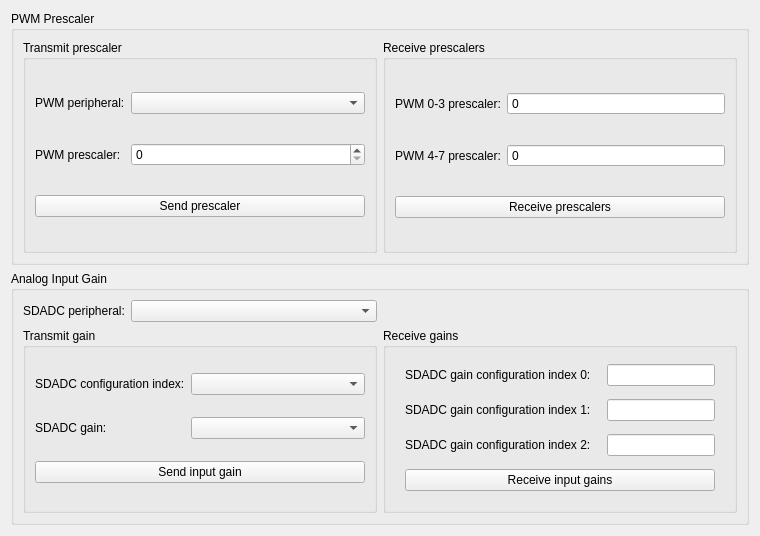
<?xml version="1.0" encoding="UTF-8"?>
<ui version="4.0">
 <class>STM32Window</class>
 <widget class="QWidget" name="STM32Window">
  <property name="geometry">
   <rect>
    <x>0</x>
    <y>0</y>
    <width>760</width>
    <height>536</height>
   </rect>
  </property>
  <property name="windowTitle">
   <string>STM32</string>
  </property>
  <property name="windowIcon">
   <iconset resource="../../../../resources/icons/buttons/buttonicons.qrc">
    <normaloff>:/icons/buttons/computer_edit.png</normaloff>:/icons/buttons/computer_edit.png</iconset>
  </property>
  <layout class="QGridLayout" name="gridLayout">
   <item row="1" column="0">
    <widget class="QGroupBox" name="groupBox_2">
     <property name="title">
      <string>Analog Input Gain</string>
     </property>
     <layout class="QGridLayout" name="gridLayout_4">
      <item row="0" column="1">
       <layout class="QHBoxLayout" name="horizontalLayout_2">
        <item>
         <widget class="QLabel" name="label_9">
          <property name="sizePolicy">
           <sizepolicy hsizetype="Fixed" vsizetype="Preferred">
            <horstretch>0</horstretch>
            <verstretch>0</verstretch>
           </sizepolicy>
          </property>
          <property name="text">
           <string>SDADC peripheral:</string>
          </property>
         </widget>
        </item>
        <item>
         <widget class="QComboBox" name="sdadcPeripheralComboBox">
          <property name="sizePolicy">
           <sizepolicy hsizetype="Preferred" vsizetype="Fixed">
            <horstretch>0</horstretch>
            <verstretch>0</verstretch>
           </sizepolicy>
          </property>
         </widget>
        </item>
       </layout>
      </item>
      <item row="1" column="1">
       <widget class="QGroupBox" name="groupBox_3">
        <property name="title">
         <string>Transmit gain</string>
        </property>
        <layout class="QGridLayout" name="gridLayout_3">
         <item row="0" column="1">
          <widget class="QComboBox" name="sdadcConfigurationIndexComboBox"/>
         </item>
         <item row="2" column="1">
          <widget class="QComboBox" name="sdadcGainComboBox"/>
         </item>
         <item row="2" column="0">
          <widget class="QLabel" name="label_11">
           <property name="text">
            <string>SDADC gain:</string>
           </property>
          </widget>
         </item>
         <item row="0" column="0">
          <widget class="QLabel" name="label_10">
           <property name="sizePolicy">
            <sizepolicy hsizetype="Fixed" vsizetype="Preferred">
             <horstretch>0</horstretch>
             <verstretch>0</verstretch>
            </sizepolicy>
           </property>
           <property name="text">
            <string>SDADC configuration index:</string>
           </property>
          </widget>
         </item>
         <item row="3" column="0" colspan="2">
          <widget class="QPushButton" name="sendInputGainPushButton">
           <property name="text">
            <string>Send input gain</string>
           </property>
          </widget>
         </item>
        </layout>
       </widget>
      </item>
      <item row="1" column="2">
       <widget class="QGroupBox" name="groupBox_4">
        <property name="sizePolicy">
         <sizepolicy hsizetype="Preferred" vsizetype="Preferred">
          <horstretch>0</horstretch>
          <verstretch>0</verstretch>
         </sizepolicy>
        </property>
        <property name="title">
         <string>Receive gains</string>
        </property>
        <layout class="QGridLayout" name="gridLayout_5">
         <item row="0" column="1">
          <widget class="QLineEdit" name="sdadcGainConfigurationIndex0LineEdit">
           <property name="sizePolicy">
            <sizepolicy hsizetype="Fixed" vsizetype="Fixed">
             <horstretch>0</horstretch>
             <verstretch>0</verstretch>
            </sizepolicy>
           </property>
           <property name="readOnly">
            <bool>true</bool>
           </property>
          </widget>
         </item>
         <item row="2" column="0">
          <widget class="QLabel" name="label_19">
           <property name="sizePolicy">
            <sizepolicy hsizetype="Fixed" vsizetype="Preferred">
             <horstretch>0</horstretch>
             <verstretch>0</verstretch>
            </sizepolicy>
           </property>
           <property name="text">
            <string>SDADC gain configuration index 2:</string>
           </property>
          </widget>
         </item>
         <item row="0" column="0">
          <widget class="QLabel" name="label_12">
           <property name="sizePolicy">
            <sizepolicy hsizetype="Fixed" vsizetype="Preferred">
             <horstretch>0</horstretch>
             <verstretch>0</verstretch>
            </sizepolicy>
           </property>
           <property name="text">
            <string>SDADC gain configuration index 0:</string>
           </property>
          </widget>
         </item>
         <item row="1" column="1">
          <widget class="QLineEdit" name="sdadcGainConfigurationIndex1LineEdit">
           <property name="sizePolicy">
            <sizepolicy hsizetype="Fixed" vsizetype="Fixed">
             <horstretch>0</horstretch>
             <verstretch>0</verstretch>
            </sizepolicy>
           </property>
           <property name="readOnly">
            <bool>true</bool>
           </property>
          </widget>
         </item>
         <item row="1" column="0">
          <widget class="QLabel" name="label_13">
           <property name="sizePolicy">
            <sizepolicy hsizetype="Fixed" vsizetype="Preferred">
             <horstretch>0</horstretch>
             <verstretch>0</verstretch>
            </sizepolicy>
           </property>
           <property name="text">
            <string>SDADC gain configuration index 1:</string>
           </property>
          </widget>
         </item>
         <item row="2" column="1">
          <widget class="QLineEdit" name="sdadcGainConfigurationIndex2LineEdit">
           <property name="sizePolicy">
            <sizepolicy hsizetype="Fixed" vsizetype="Fixed">
             <horstretch>0</horstretch>
             <verstretch>0</verstretch>
            </sizepolicy>
           </property>
           <property name="readOnly">
            <bool>true</bool>
           </property>
          </widget>
         </item>
         <item row="3" column="0" colspan="2">
          <widget class="QPushButton" name="receiveInputGainsPushButton">
           <property name="text">
            <string>Receive input gains</string>
           </property>
          </widget>
         </item>
        </layout>
       </widget>
      </item>
     </layout>
    </widget>
   </item>
   <item row="0" column="0">
    <widget class="QGroupBox" name="groupBox">
     <property name="title">
      <string>PWM Prescaler</string>
     </property>
     <layout class="QGridLayout" name="gridLayout_7">
      <item row="0" column="0">
       <widget class="QGroupBox" name="groupBox_5">
        <property name="title">
         <string>Transmit prescaler</string>
        </property>
        <layout class="QGridLayout" name="gridLayout_2">
         <item row="1" column="0">
          <widget class="QLabel" name="pwmPrescalerLabel">
           <property name="sizePolicy">
            <sizepolicy hsizetype="Fixed" vsizetype="Preferred">
             <horstretch>0</horstretch>
             <verstretch>0</verstretch>
            </sizepolicy>
           </property>
           <property name="text">
            <string>PWM prescaler:</string>
           </property>
          </widget>
         </item>
         <item row="2" column="0" colspan="2">
          <widget class="QPushButton" name="sendPrescalerPushButton">
           <property name="text">
            <string>Send prescaler</string>
           </property>
          </widget>
         </item>
         <item row="1" column="1">
          <widget class="QSpinBox" name="pwmPrescalerSpinBox">
           <property name="maximum">
            <number>65535</number>
           </property>
          </widget>
         </item>
         <item row="0" column="0">
          <widget class="QLabel" name="label">
           <property name="sizePolicy">
            <sizepolicy hsizetype="Fixed" vsizetype="Preferred">
             <horstretch>0</horstretch>
             <verstretch>0</verstretch>
            </sizepolicy>
           </property>
           <property name="text">
            <string>PWM peripheral:</string>
           </property>
          </widget>
         </item>
         <item row="0" column="1">
          <widget class="QComboBox" name="pwmPeripheralComboBox"/>
         </item>
        </layout>
       </widget>
      </item>
      <item row="0" column="2">
       <widget class="QGroupBox" name="groupBox_6">
        <property name="title">
         <string>Receive prescalers</string>
        </property>
        <layout class="QGridLayout" name="gridLayout_6">
         <item row="0" column="0">
          <widget class="QLabel" name="label_3">
           <property name="sizePolicy">
            <sizepolicy hsizetype="Fixed" vsizetype="Preferred">
             <horstretch>0</horstretch>
             <verstretch>0</verstretch>
            </sizepolicy>
           </property>
           <property name="text">
            <string>PWM 0-3 prescaler:</string>
           </property>
          </widget>
         </item>
         <item row="0" column="1">
          <widget class="QSpinBox" name="pwm_0_3_prescalerSpinBox">
           <property name="readOnly">
            <bool>true</bool>
           </property>
           <property name="buttonSymbols">
            <enum>QAbstractSpinBox::NoButtons</enum>
           </property>
           <property name="maximum">
            <number>65535</number>
           </property>
          </widget>
         </item>
         <item row="1" column="0">
          <widget class="QLabel" name="label_2">
           <property name="sizePolicy">
            <sizepolicy hsizetype="Fixed" vsizetype="Preferred">
             <horstretch>0</horstretch>
             <verstretch>0</verstretch>
            </sizepolicy>
           </property>
           <property name="text">
            <string>PWM 4-7 prescaler:</string>
           </property>
          </widget>
         </item>
         <item row="1" column="1">
          <widget class="QSpinBox" name="pwm_4_7_prescalerSpinBox">
           <property name="readOnly">
            <bool>true</bool>
           </property>
           <property name="buttonSymbols">
            <enum>QAbstractSpinBox::NoButtons</enum>
           </property>
           <property name="maximum">
            <number>65535</number>
           </property>
          </widget>
         </item>
         <item row="2" column="0" colspan="2">
          <widget class="QPushButton" name="receivePrescalersPushButton">
           <property name="text">
            <string>Receive prescalers</string>
           </property>
          </widget>
         </item>
        </layout>
       </widget>
      </item>
     </layout>
    </widget>
   </item>
  </layout>
 </widget>
 <resources>
  <include location="../../../../resources/icons/buttons/buttonicons.qrc"/>
  <include location="../../../../resources/icons/buttons/buttonicons.qrc"/>
  <include location="../../../../resources/icons/buttons/buttonicons.qrc"/>
 </resources>
 <connections/>
</ui>
